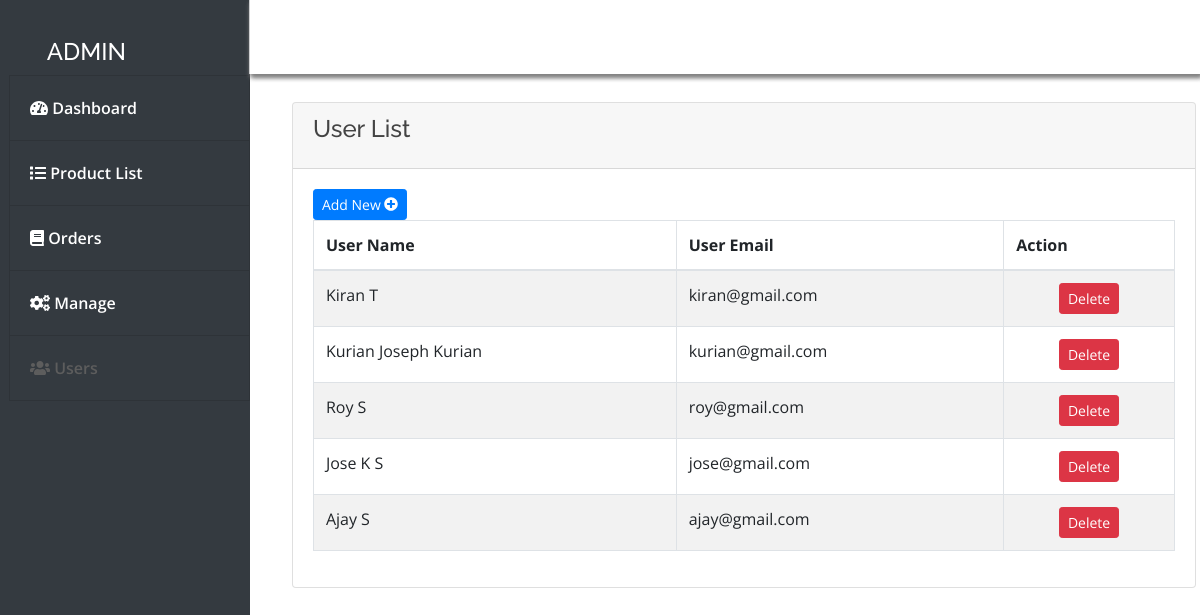
Page /admin/index.php?page=manageuser (signed in) on the committed database.
### tables this page shows
CREATE TABLE `user_info` (
  `user_id` int(10) NOT NULL,
  `first_name` varchar(100) NOT NULL,
  `last_name` varchar(100) NOT NULL,
  `email` varchar(300) NOT NULL,
  `password` varchar(300) NOT NULL,
  `mobile` varchar(10) NOT NULL,
  `address1` varchar(300) NOT NULL,
  `address2` varchar(11) NOT NULL
);

### admin/manageuser.php (the view, shortened to what this page needs)
    <?php
include("../db.php");
include "sidenav.php";
include "topheader.php";
?>
      <div class="content" style="top:1cm;left:.5cm;position:relative">
        <div class="container-fluid">
         <div class="col-md-14">
            <div class="card ">
              <div class="card-header card-header-primary">
                <h4 class="card-title">User List</h4>
              </div>
              <div class="card-body">
                <div class="col-md-12">
                  <div class="row">
                    <a href="index.php?page=adduser" class="btn btn-primary btn-sm float-right ">Add New&nbsp;<i class="fa fa-plus-circle" aria-hidden="true"></i></a>
                  </div>
                </div>
                <div class="table-responsive ps">
                  <table class="table table-striped table-bordered" id="">
                    <thead class="">
                      <tr>
                        <th>User Name</th>
                        <th>User Email</th>
	                       <th>Action</th>
                    </tr></thead>
                    <tbody>
                      <?php
                        $result=mysqli_query($con,"SELECT * from user_info");
                        while($row=
                        mysqli_fetch_array($result))
                        {
                        ?>
                        <tr>
                          <td><?php echo ucwords($row['first_name'].' '.$row['last_name']) ?></td>
                          <td><?php echo $row['email'] ?></td>
                          <td class="text-center">
                             <a href="javascript:void(0)" class="btn btn-sm btn-danger">Delete</a>
                          </td>
                        </tr>
                        <?php
                        }
                        ?>
                    </tbody>
                  </table>
                </div>
              </div>
            </div>
          </div>
        </div>
      </div>
      <?php
include "footer.php";
?>

### assets/css/style.css (style rules this page uses)
body { font-family: "Open Sans", sans-serif; color: #444444; width: 100%; height: calc(100%); }
a { color: #1977cc; }
h1, h2, h3, h4, h5, h6 { font-family: "Raleway", sans-serif; }

### rows in the picture
user_info: first_name+last_name "Kiran T", email "kiran@gmail.com"
user_info: first_name+last_name "Kurian Joseph Kurian", email "kurian@gmail.com"
user_info: first_name+last_name "Roy S", email "roy@gmail.com"
user_info: first_name+last_name "Jose K S", email "jose@gmail.com"
user_info: first_name+last_name "Ajay S", email "ajay@gmail.com"
